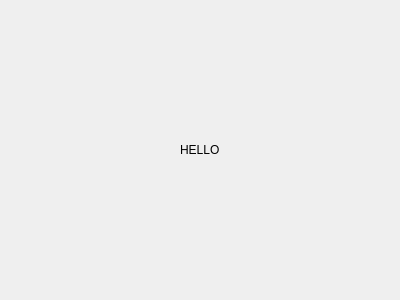
<?xml version="1.0" encoding="UTF-8"?>
<ui version="4.0">
 <class>Tab1</class>
 <widget class="QWidget" name="Tab1">
  <property name="geometry">
   <rect>
    <x>0</x>
    <y>0</y>
    <width>400</width>
    <height>300</height>
   </rect>
  </property>
  <property name="windowTitle">
   <string>Tab</string>
  </property>
  <property name="toolTip">
   <string>Tab Tool Tip</string>
  </property>
  <property name="statusTip">
   <string>Tab Status Tip</string>
  </property>
  <property name="whatsThis">
   <string>Tab Whats This</string>
  </property>
  <layout class="QHBoxLayout" name="horizontalLayout">
   <item>
    <layout class="QVBoxLayout" name="verticalLayout">
     <item alignment="Qt::AlignHCenter|Qt::AlignVCenter">
      <widget class="QLabel" name="labelHello">
       <property name="text">
        <string>HELLO</string>
       </property>
      </widget>
     </item>
    </layout>
   </item>
  </layout>
 </widget>
 <resources/>
 <connections/>
</ui>
